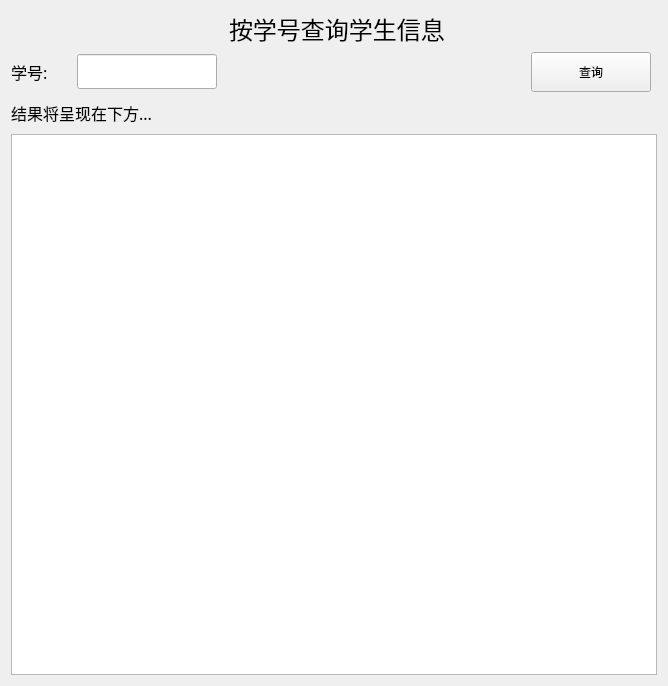
<?xml version="1.0" encoding="UTF-8"?>
<ui version="4.0">
 <class>Students_info_Sno</class>
 <widget class="QWidget" name="Students_info_Sno">
  <property name="geometry">
   <rect>
    <x>0</x>
    <y>0</y>
    <width>664</width>
    <height>686</height>
   </rect>
  </property>
  <property name="windowTitle">
   <string>Form</string>
  </property>
  <layout class="QGridLayout" name="gridLayout">
   <item row="5" column="0" colspan="7">
    <layout class="QVBoxLayout" name="dataTable_Vlayout">
     <item>
      <widget class="QLabel" name="resultHint_label">
       <property name="minimumSize">
        <size>
         <width>500</width>
         <height>30</height>
        </size>
       </property>
       <property name="maximumSize">
        <size>
         <width>600</width>
         <height>60</height>
        </size>
       </property>
       <property name="font">
        <font>
         <family>宋体</family>
         <pointsize>12</pointsize>
        </font>
       </property>
       <property name="text">
        <string>结果将呈现在下方...</string>
       </property>
      </widget>
     </item>
     <item>
      <widget class="TableWidget" name="data_tableWidget">
       <property name="minimumSize">
        <size>
         <width>500</width>
         <height>450</height>
        </size>
       </property>
       <property name="maximumSize">
        <size>
         <width>6000</width>
         <height>1500</height>
        </size>
       </property>
      </widget>
     </item>
    </layout>
   </item>
   <item row="2" column="5">
    <widget class="PrimaryPushButton" name="select_pushButton">
     <property name="minimumSize">
      <size>
       <width>120</width>
       <height>40</height>
      </size>
     </property>
     <property name="maximumSize">
      <size>
       <width>150</width>
       <height>40</height>
      </size>
     </property>
     <property name="mouseTracking">
      <bool>true</bool>
     </property>
     <property name="text">
      <string>查询</string>
     </property>
    </widget>
   </item>
   <item row="1" column="3">
    <widget class="QLabel" name="hint_label">
     <property name="minimumSize">
      <size>
       <width>290</width>
       <height>30</height>
      </size>
     </property>
     <property name="maximumSize">
      <size>
       <width>310</width>
       <height>35</height>
      </size>
     </property>
     <property name="font">
      <font>
       <family>宋体</family>
       <pointsize>18</pointsize>
      </font>
     </property>
     <property name="text">
      <string>按学号查询学生信息</string>
     </property>
    </widget>
   </item>
   <item row="2" column="0">
    <widget class="QLabel" name="Sno_label">
     <property name="minimumSize">
      <size>
       <width>60</width>
       <height>0</height>
      </size>
     </property>
     <property name="maximumSize">
      <size>
       <width>80</width>
       <height>16777215</height>
      </size>
     </property>
     <property name="font">
      <font>
       <family>宋体</family>
       <pointsize>12</pointsize>
      </font>
     </property>
     <property name="text">
      <string>学号:</string>
     </property>
    </widget>
   </item>
   <item row="2" column="1">
    <widget class="LineEdit" name="Sno_lineEdit">
     <property name="minimumSize">
      <size>
       <width>140</width>
       <height>35</height>
      </size>
     </property>
     <property name="maximumSize">
      <size>
       <width>140</width>
       <height>35</height>
      </size>
     </property>
    </widget>
   </item>
  </layout>
 </widget>
 <customwidgets>
  <customwidget>
   <class>PushButton</class>
   <extends>QPushButton</extends>
   <header>qfluentwidgets</header>
  </customwidget>
  <customwidget>
   <class>PrimaryPushButton</class>
   <extends>PushButton</extends>
   <header>qfluentwidgets</header>
  </customwidget>
  <customwidget>
   <class>LineEdit</class>
   <extends>QLineEdit</extends>
   <header>qfluentwidgets</header>
  </customwidget>
  <customwidget>
   <class>TableWidget</class>
   <extends>QTableWidget</extends>
   <header>qfluentwidgets</header>
  </customwidget>
 </customwidgets>
 <resources/>
 <connections/>
</ui>
